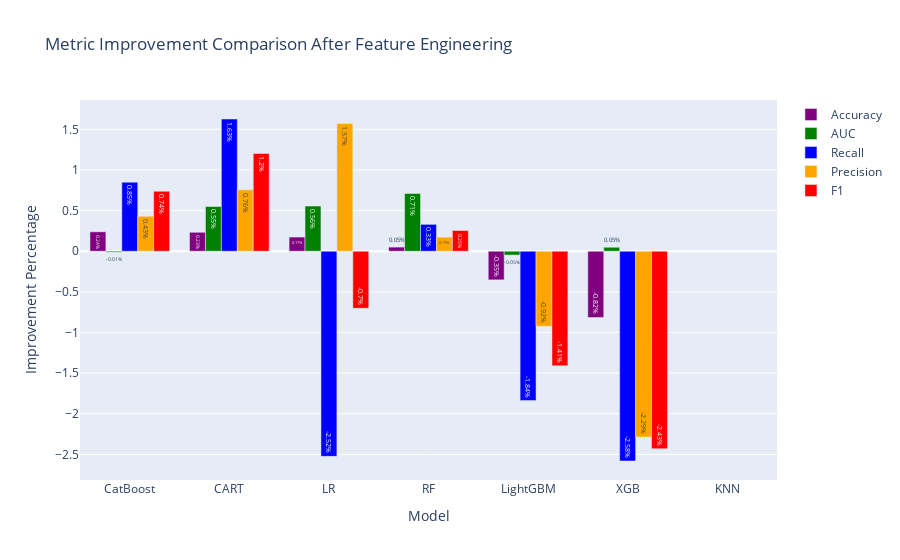

Notebook cell for this chart:
### Markdown cell above
# 24. Metric Improvement Comparison After Feature Engineering

### Code cell
# Dictionary containing the updated metric results
base_metrics = {
    "Model": ["LR", "KNN", "CART", "RF", "XGB", "LightGBM", "CatBoost"],
    "Accuracy": [base_models_metrics[0]['Accuracy'], base_models_metrics[1]['Accuracy'],
                 base_models_metrics[2]['Accuracy'], base_models_metrics[3]['Accuracy'],
                 base_models_metrics[4]['Accuracy'], base_models_metrics[5]['Accuracy'],
                 base_models_metrics[6]['Accuracy']],
    "AUC": [base_models_metrics[0]['AUC'], base_models_metrics[1]['AUC'],
            base_models_metrics[2]['AUC'], base_models_metrics[3]['AUC'],
            base_models_metrics[4]['AUC'], base_models_metrics[5]['AUC'],
            base_models_metrics[6]['AUC']],
    "Recall": [base_models_metrics[0]['Recall'], base_models_metrics[1]['Recall'],
               base_models_metrics[2]['Recall'], base_models_metrics[3]['Recall'],
               base_models_metrics[4]['Recall'], base_models_metrics[5]['Recall'],
               base_models_metrics[6]['Recall']],
    "Precision": [base_models_metrics[0]['Precision'], base_models_metrics[1]['Precision'],
                  base_models_metrics[2]['Precision'], base_models_metrics[3]['Precision'],
                  base_models_metrics[4]['Precision'], base_models_metrics[5]['Precision'],
                  base_models_metrics[6]['Precision']],
    "F1": [base_models_metrics[0]['F1'], base_models_metrics[1]['F1'],
           base_models_metrics[2]['F1'], base_models_metrics[3]['F1'],
           base_models_metrics[4]['F1'], base_models_metrics[5]['F1'],
           base_models_metrics[6]['F1']]
}

last_metrics = {
    "Model": ["LR", "KNN", "CART", "RF", "XGB", "LightGBM", "CatBoost"],
    "Accuracy": [last_models_metrics[0]['Accuracy'], last_models_metrics[1]['Accuracy'],
                 last_models_metrics[2]['Accuracy'], last_models_metrics[3]['Accuracy'],
                 last_models_metrics[4]['Accuracy'], last_models_metrics[5]['Accuracy'],
                 last_models_metrics[6]['Accuracy']],
    "AUC": [last_models_metrics[0]['AUC'], last_models_metrics[1]['AUC'],
            last_models_metrics[2]['AUC'], last_models_metrics[3]['AUC'],
            last_models_metrics[4]['AUC'], last_models_metrics[5]['AUC'],
            last_models_metrics[6]['AUC']],
    "Recall": [last_models_metrics[0]['Recall'], last_models_metrics[1]['Recall'],
               last_models_metrics[2]['Recall'], last_models_metrics[3]['Recall'],
               last_models_metrics[4]['Recall'], last_models_metrics[5]['Recall'],
               last_models_metrics[6]['Recall']],
    "Precision": [last_models_metrics[0]['Precision'], last_models_metrics[1]['Precision'],
                  last_models_metrics[2]['Precision'], last_models_metrics[3]['Precision'],
                  last_models_metrics[4]['Precision'], last_models_metrics[5]['Precision'],
                  last_models_metrics[6]['Precision']],
    "F1": [last_models_metrics[0]['F1'], last_models_metrics[1]['F1'],
           last_models_metrics[2]['F1'], last_models_metrics[3]['F1'],
           last_models_metrics[4]['F1'], last_models_metrics[5]['F1'],
           last_models_metrics[6]['F1']]
}

# Creating DataFrames from the metric dictionaries
base_results_df = pd.DataFrame(base_metrics)
last_results_df = pd.DataFrame(last_metrics)

# Calculating the improvement percentages for each metric
improvement_df = pd.DataFrame()
improvement_df["Model"] = base_results_df["Model"]
improvement_df["Accuracy"] = ((last_results_df["Accuracy"] - base_results_df["Accuracy"]) / base_results_df["Accuracy"]) * 100
improvement_df["AUC"] = ((last_results_df["AUC"] - base_results_df["AUC"]) / base_results_df["AUC"]) * 100
improvement_df["Recall"] = ((last_results_df["Recall"] - base_results_df["Recall"]) / base_results_df["Recall"]) * 100
improvement_df["Precision"] = ((last_results_df["Precision"] - base_results_df["Precision"]) / base_results_df["Precision"]) * 100
improvement_df["F1"] = ((last_results_df["F1"] - base_results_df["F1"]) / base_results_df["F1"]) * 100

# Sorting the DataFrame by accuracy improvement in descending order
improvement_df = improvement_df.sort_values(by="Accuracy", ascending=False)

# Creating the figure for the graph
fig = go.Figure()

# Adding traces for each metric in the specified order
for metric, color in zip(["Accuracy", "AUC", "Recall", "Precision", "F1"], colors):
    fig.add_trace(go.Bar(
        x=improvement_df["Model"],
        y=improvement_df[metric],
        marker_color=color,
        name=metric,
        text=improvement_df[metric].apply(lambda x: f"{round(x, 2)}%"),
        textposition='auto'
    ))

# Setting axis labels and title
fig.update_layout(
    xaxis_title="Model",
    yaxis_title="Improvement Percentage",
    title="Metric Improvement Comparison After Feature Engineering"
)

# Displaying the graph
fig.show(block=True)

### Figure 1 — Plotly figure (JSON) as saved in the notebook; plotly's stock layout.template omitted (floating-point values rounded to 4 significant figures)
{"data": [{"marker": {"color": "purple"}, "name": "Accuracy", "text": ["0.24%", "0.23%", "0.17%", "0.05%", "-0.35%", "-0.82%", "nan%"], "textposition": "auto", "type": "bar", "x": ["CatBoost", "CART", "LR", "RF", "LightGBM", "XGB", "KNN"], "y": [0.2385, 0.2331, 0.1742, 0.0507, -0.3525, -0.816, null]}, {"marker": {"color": "green"}, "name": "AUC", "text": ["-0.01%", "0.55%", "0.56%", "0.71%", "-0.05%", "0.05%", "nan%"], "textposition": "auto", "type": "bar", "x": ["CatBoost", "CART", "LR", "RF", "LightGBM", "XGB", "KNN"], "y": [-0.01191, 0.5499, 0.5561, 0.7097, -0.04782, 0.04873, null]}, {"marker": {"color": "blue"}, "name": "Recall", "text": ["0.85%", "1.63%", "-2.52%", "0.33%", "-1.84%", "-2.58%", "nan%"], "textposition": "auto", "type": "bar", "x": ["CatBoost", "CART", "LR", "RF", "LightGBM", "XGB", "KNN"], "y": [0.8496, 1.627, -2.525, 0.3304, -1.838, -2.582, null]}, {"marker": {"color": "orange"}, "name": "Precision", "text": ["0.43%", "0.76%", "1.57%", "0.17%", "-0.92%", "-2.29%", "nan%"], "textposition": "auto", "type": "bar", "x": ["CatBoost", "CART", "LR", "RF", "LightGBM", "XGB", "KNN"], "y": [0.43, 0.7553, 1.572, 0.1733, -0.9235, -2.287, null]}, {"marker": {"color": "red"}, "name": "F1", "text": ["0.74%", "1.2%", "-0.7%", "0.25%", "-1.41%", "-2.43%", "nan%"], "textposition": "auto", "type": "bar", "x": ["CatBoost", "CART", "LR", "RF", "LightGBM", "XGB", "KNN"], "y": [0.7379, 1.203, -0.702, 0.2549, -1.41, -2.432, null]}], "layout": {"title": {"text": "Metric Improvement Comparison After Feature Engineering"}, "xaxis": {"title": {"text": "Model"}}, "yaxis": {"title": {"text": "Improvement Percentage"}}}}
